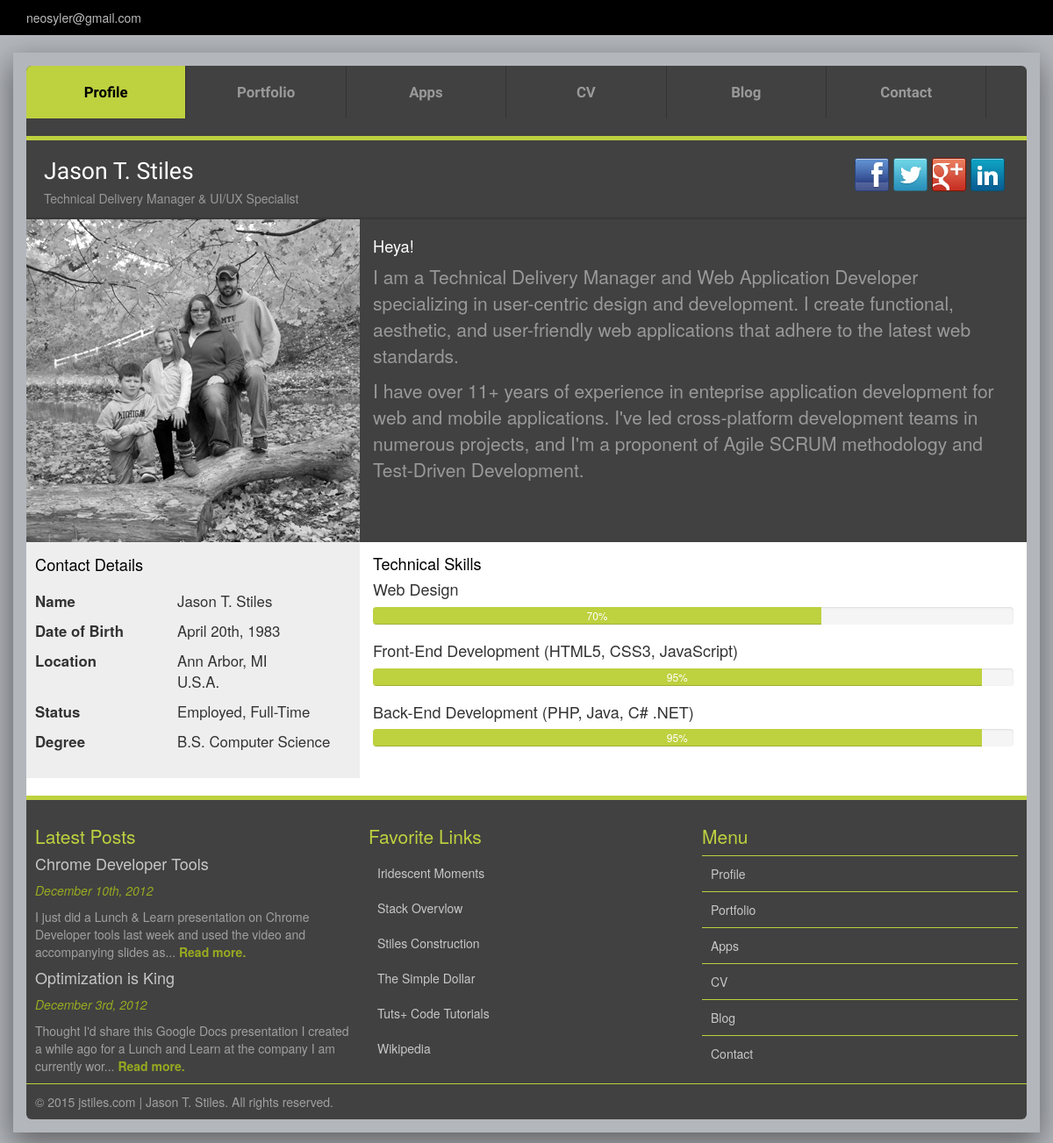
The page / on the database its author committed.
### tables this page shows
CREATE TABLE IF NOT EXISTS `js_blog` (
  `id` int(11) NOT NULL AUTO_INCREMENT,
  `title` varchar(255) NOT NULL DEFAULT '',
  `description` tinytext NOT NULL,
  `content` text NOT NULL,
  `created` datetime NOT NULL DEFAULT '0000-00-00 00:00:00',
  `modified` timestamp NOT NULL DEFAULT CURRENT_TIMESTAMP ON UPDATE CURRENT_TIMESTAMP,
  PRIMARY KEY (`id`),
  UNIQUE KEY `title` (`title`),
  FULLTEXT KEY `title_2` (`title`,`description`,`content`)
);

### application/controllers/welcome.php (called while the page is built, shortened)
<?php if ( ! defined('BASEPATH')) exit('No direct script access allowed');
class Welcome extends CI_Controller {
	public function index($sprite_info = null, $hash = "")
	{
		$this->load->helper('directory');
		$data = $this->config->item('system');
		$data['page'] = 1;
		$data['posts'] = $this->getPosts();
		$data['latest_posts'] = $this->getLatestPosts();
		$data['category'] = "";
		$data['post_count'] = $this->countPosts();
		$data['categories'] = $this->getCategories();
		$this->load->view('master', $data);
	}
	private function countPosts($category = "") {
		$this->db->select("count(*) as 'count'");
		$this->db->from("js_blog");
		$this->db->order_by("js_blog.created","desc");
		$query = $this->db->get();
		if ($query->num_rows() > 0) {
			$row = $query->row_array();
			return $row['count'];
		}
		return 0;
	}
	private function getCategories() {
		$cats = array();
		$this->db->select("count(*) as 'rows',tag");
		$this->db->from("js_tags");
		$this->db->group_by("tag");
		$this->db->order_by("tag","asc");
		$query = $this->db->get();
		if ($query->num_rows() > 0) {
			foreach($query->result_array() as $row) {
				$cats[] = $row;
			}
		}
		return $cats;
	}
	private function getLatestPosts() {
		$posts = array();
		$this->db->select("js_blog.id,title,description,content,js_blog.created");
		$this->db->from("js_blog");
		$this->db->order_by("created","desc");
		$this->db->limit(3, 0);
		$query = $this->db->get();
		if ($query->num_rows() > 0) {
			foreach($query->result_array() as $row) {
				$posts[] = $row;
			}
		}
		return $posts;
	}
	private function getPosts($page = 1, $category = "") {
		$limit = 5;
		$limit_start = ($page-1) * $limit;
		$posts = array();
		$this->db->select("js_blog.id,title,description,content,js_blog.created");
		$this->db->from("js_blog");
		$this->db->order_by("created","desc");
		$this->db->limit($limit, $limit_start);
		$query = $this->db->get();
		if ($query->num_rows() > 0) {
			foreach($query->result_array() as $row) {
				$posts[] = $row;
			}
		}
		return $posts;
	}
}

### index.php (called while the page is built, shortened)
<?php
require_once BASEPATH.'core/CodeIgniter.php';

### application/views/master.php (shortened to what this page needs)
<!DOCTYPE html>
<html xmlns="http://www.w3.org/1999/xhtml" xmlns:og="http://ogp.me/ns#" xmlns:fb="http://www.facebook.com/2008/fbml">
	<head>
		<link rel="stylesheet" href="/assets/css/magnific-popup.css" />
		<link rel="stylesheet" href="/assets/css/all.css" />
	</head>
	<body>
		<div id="topbar">
			<div class="container">
				<div class="left-side">
					<a href="mailto:<?php echo $email; ?>"><?php echo $email; ?></a>
				</div>
			</div>
		</div>
		<div id="inner-body">
			<div class="container">
				<header>
					<nav>
						<ul>
							<li class="active"><a href="/#profile">Profile</a></li>
							<li><a href="/#portfolio">Portfolio</a></li>
							<li><a href="/#apps">Apps</a></li>
							<li><a href="/#cv">CV</a></li>
							<li><a href="/#blog">Blog</a></li>
							<li><a href="/#contact">Contact</a></li>
						</ul>
						<div class="clearfix">&nbsp;</div>
					</nav>
					<div class="profile-header">
						<div class="profile-header-info">
							<h1><?php echo $author; ?></h1>
							<h2><?php echo $title; ?></h2>
						</div>
						<div class="profile-social-info">
							<ul>
								<li class="social facebook" alt="Find me on Facebook" title="Find me on Facebook"><a href="http://www.facebook.com/<?php echo $social['facebook']; ?>"></a></li>
								<li class="social twitter" alt="Find me on Twitter" title="Find me on Twitter"><a href="http://www.twitter.com/<?php echo $social['twitter']; ?>"></a></li>
								<li class="social google-plus" alt="Find me on Google+" title="Find me on Google+"><a href="http://www.google.com/<?php echo $social['google']; ?>"></a></li>
								<li class="social linkedin" alt="Find me on LinkedIn" title="Find me on LinkedIn"><a href="http://www.linkedin.com/in/<?php echo $social['linkedin']; ?>"></a></li>
							</ul>
						</div>
					</div>
				</header>
				<section id="profile" class="page">
					<?php include('sections/profile.php'); ?>
				</section>
				<footer>
					<div class="latest-posts col-md-4">
						<h3>Latest Posts</h3>
						<?php
						for($i = 0; $i < count($latest_posts)-1; $i++) {
							$post= $latest_posts[$i];
							$title_link = str_replace(":", "", $post['title']);
							?>
							<h4><a href="/#blogpost/<?php echo $title_link; ?>"><?php echo $post['title']; ?></a></h4>
							<p class="date"><?php echo date("F jS, Y", strtotime($post['created'])); ?></p>
							<?php
							$content = substr(strip_tags(stripslashes($post['content'])),0,125) . "...";
							echo $content;
							?> <a class="link" href="/#blogpost/<?php echo $title_link; ?>">Read more.</a> <?php
						}
						?>
					</div>
					<div class="col-md-4">
						<h3>Favorite Links</h3>
						<ul>
							<li><a href="http://www.iridescentmoments.com">Iridescent Moments</a></li>
							<li><a href="http://www.stackoverflow.com">Stack Overvlow</a></li>
							<li><a href="http://www.stilesconstructioninc.com">Stiles Construction</a></li>
							<li><a href="http://www.thesimpledollar.com">The Simple Dollar</a></li>
							<li><a href="http://code.tutsplus.com">Tuts+ Code Tutorials</a></li>
							<li><a href="http://www.wikipedia.com">Wikipedia</a></li>
						</ul>
					</div>
					<div class="col-md-4">
						<h3>Menu</h3>
						<ul class="menu">
							<li><a href="/#profile">Profile</a></li>
							<li><a href="/#portfolio">Portfolio</a></li>
							<li><a href="/#apps">Apps</a></li>
							<li><a href="/#cv">CV</a></li>
							<li><a href="/#blog">Blog</a></li>
							<li><a href="/#contact">Contact</a></li>
						</ul>
					</div>
					<div class="copyright clearfix">&copy; <?php echo date("Y"); ?> jstiles.com | Jason T. Stiles. All rights reserved.</div>
				</footer>
			</div>
		</div>
	</body>
</html>

### application/views/sections/profile.php
<div class="intro clearfix">
	<div class="col-sm-4">
		<img class="intro-pic" src="/assets/css/images/family.jpg" alt="A picture of my family" title="A picture of my family" />
	</div>
	<div class="intro-desc col-sm-8">
		<h3>Heya!</h3>
		<p>
			I am a Technical Delivery Manager and Web Application Developer specializing in user-centric design and development.
			I create functional, aesthetic, and user-friendly web applications that adhere to the latest web standards.
		</p><p>
			I have over 11+ years of experience in enteprise application development for web and mobile applications. I've led cross-platform
			development teams in numerous projects, and I'm a proponent of Agile SCRUM methodology and Test-Driven Development.
		</p>
	</div>
</div>
<div id="profile-details" class="clearfix">
	<div class="col-md-4">
		<div class="profile-details-section">
			<h3>Contact Details</h3>
			<div class="contact-details">
				<dl>
					<dt>Name</dt>
					<dd>Jason T. Stiles</dd>
					<dt>Date of Birth</dt>
					<dd>April 20th, 1983</dd>
					<dt>Location</dt>
					<dd>Ann Arbor, MI<br />U.S.A.</dd>
					<dt>Status</dt>
					<dd>Employed, Full-Time</dd>
					<dt>Degree</dt>
					<dd>B.S. Computer Science</dd>
				</dl>
				<div class="clearfix">&nbsp;</div>
			</div>
		</div>
	</div>
	<div class="skills col-md-8">
		<h3>Technical Skills</h3>
		<h4>Web Design</h4>
		<div class="progress">
			<div class="progress-bar" role="progressbar" aria-valuenow="70" aria-valuemin="0" aria-valuemax="100" style="width: 70%;">
				70%
			</div>
		</div>
		<h4>Front-End Development (HTML5, CSS3, JavaScript)</h4>
		<div class="progress">
			<div class="progress-bar" role="progressbar" aria-valuenow="95" aria-valuemin="0" aria-valuemax="100" style="width: 95%;">
				95%
			</div>
		</div>
		<h4>Back-End Development (PHP, Java, C# .NET)</h4>
		<div class="progress">
			<div class="progress-bar" role="progressbar" aria-valuenow="95" aria-valuemin="0" aria-valuemax="100" style="width: 95%;">
				95%
			</div>
		</div>
	</div>
	<div class="clearfix">&nbsp;</div>
</div>

### rows shown on the page
js_blog: title "Chrome Developer Tools", created "December 10th, 2012", content "I just did a Lunch & Learn presentation on Chrome Developer tools last week and used the video and accompanying slides as..."
js_blog: title "Optimization is King", created "December 3rd, 2012", content "Thought I'd share this Google Docs presentation I created a while ago for a Lunch and Learn at the company I am currently wor..."

### other values the page prints
$email "neosyler@gmail.com"
$author "Jason T. Stiles"
$title "Technical Delivery Manager & UI/UX Specialist"
